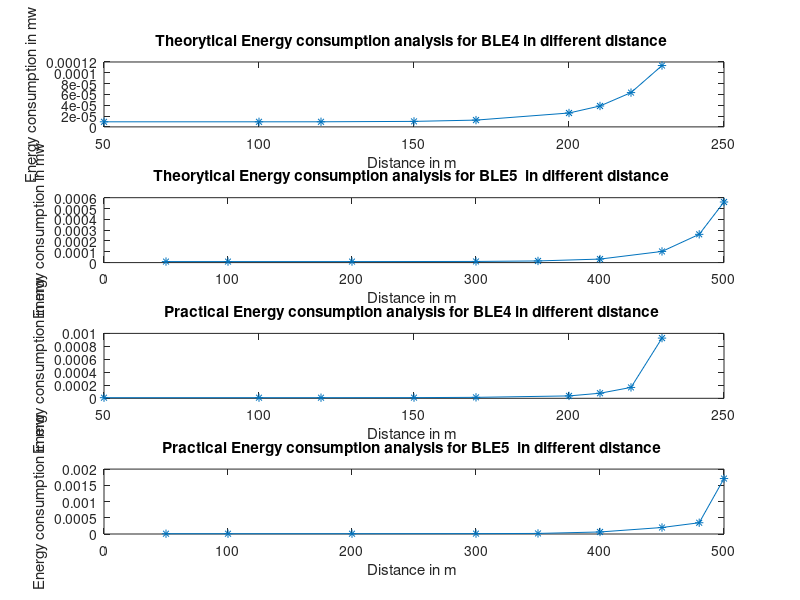
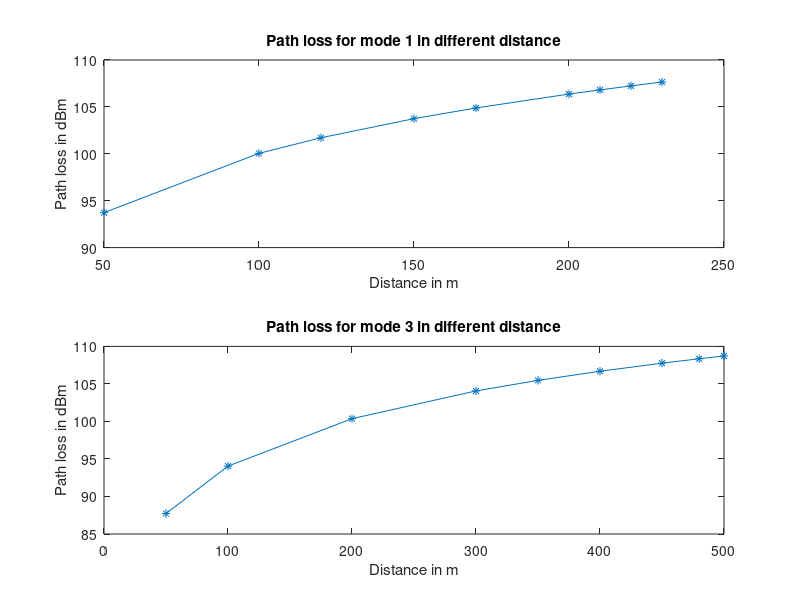
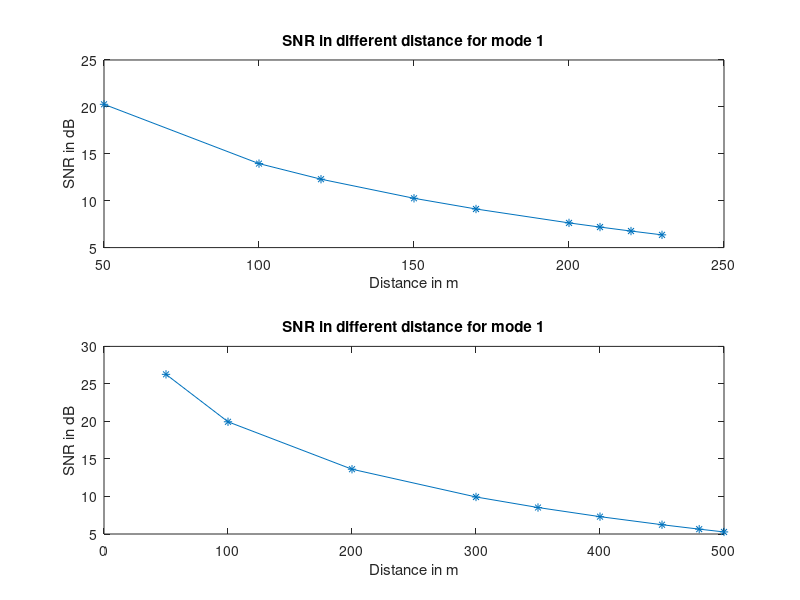
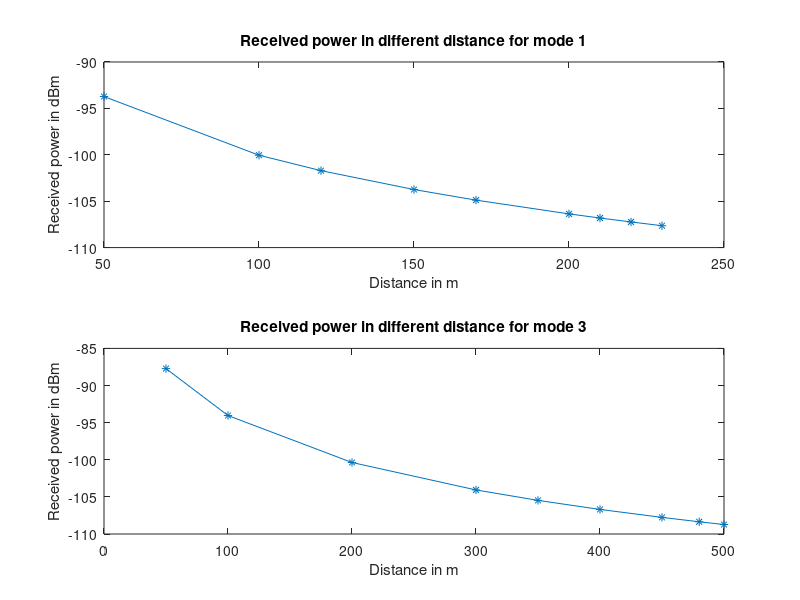

The MATLAB source for these figures, in order:

%%  Energy Efficiency Evaluation of Bluetooth 5 (BLE 5)Technology %%

clc
clear all
close all
%% PACKET LENGTH CALCULATION%%
dho =1; % Rreference distance
n = 2.1;    % path loss component
f=2.4*10^9;
c=3*10^8;
% No=-114; %dBm/1mHz
No=10.^(-114/10); %Thermal noise power in linear value
% N0 = 10*log10(1.38e-23 * 290 * 1e3) + 10*log10(1e6); %dBm, HK
% N0_lin =10.^(N0./10);%HK 
% No = N0_lin;
a= 1;% Preamble
b=4;% access address
h=2;% Header 
d=[12 14 16 18 20 22 24 26 28];% Payload
e=4;% MIC
g=3;% CRC
k= a+b+h+e+g;
x = plus(k,d); %x is packet length
%% REFERENCE PATHLOSS & PATHLOSS CALCULATION FOR BLE 4 (mode 1) AND BLE 5 (mode 3) %%
Dm3= [50 100 200 300 350 400 450 480 500];% Measurements distance for mode 3
Dm1=[50 100 120 150 170 200 210 220 230];% Measurements distance for mode 1
Imp_loss = 12; %implementation losses in dB

pldm11 = 20*log10((4*pi*dho*f)/c) + 18; %Reference path loss for mode 1 in dB
pldm1 =  pldm11+10*n*log10(Dm1/dho); %Total path loss for mode  1 in dB
pldmdBm1=pldm1;% Total path loss in dBm for mode 1, HK modified
pldmL1= 10.^(pldmdBm1/10);%Total pathloss in linear value (mw) for mode 1

pldm33 = 20*log10((4*pi*dho*f)/c) + Imp_loss; %Reference path loss for mode 3 in dB
pldm3 =  pldm33+10*n*log10(Dm3/dho); %Total path loss for mode 3 in dB
pldmdBm3 = pldm3;% Total path loss in dBm for mode 3, HK modified
pldmL3= 10.^(pldmdBm3/10);%Total pathloss in linear value (mw) for mode 3

%% REFERENCE PATH LOSS PLOTTING FOR BLE 4 (mode 1) AND BLE 5 (mode 3)  %%
figure(1)
%plot(Dm1,10*log10(pldm11),'-*');
subplot (2,1,1);
plot(Dm1,pldm11,'-*');
xlabel('Distance in m'); 
ylabel('Reference Path loss in dB'); 
title('Reference Path loss for mode 1 in different distance'); 

subplot (2,1,2);
% plot(Dm3,10*log10(pldm33),'-*');
plot(Dm3,pldm33,'-*');
xlabel('Distance in m'); 
ylabel('Reference Path loss in dB'); 
title('Reference Path loss for mode 3 in different distance'); 
%% PATHLOSS PLOTTING FOR BLE 4 (mode 1) AND BLE 5 (mode 3) %%
figure(2)
subplot (2,1,1);
plot(Dm1,pldm1,'-*');
xlabel('Distance in m'); 
ylabel('Path loss in dBm'); 
title('Path loss for mode 1 in different distance'); 

subplot (2,1,2);
plot(Dm3,pldm3,'-*');
xlabel('Distance in m'); 
ylabel('Path loss in dBm'); 
title('Path loss for mode 3 in different distance'); 

%% SNR & RECEIVED SIGNAL POWER CALCULATION FOR BLE 4 (mode 1) AND BLE 5 (mode 3)%%
tb=1e-6; %Time of transmit bit in micro second
%  ptx= 1e-3; %transmit power in miliwatt
ptxdBm=0;%dBm
ptx=10.^(0/10);% Transmit power in linear value in mw

prx1= (ptxdBm-pldmdBm1);% prx is received signal power and ptx is transmit power for mode 1 in dBm
prxL1=10.^(prx1/10);%Linear value of received signal power for mode 1
prx3=(ptxdBm-pldmdBm3);% prx is received signal power and ptx is transmit power for mode 3 in dBm
prxL3=10.^(prx3/10);%Linear value of received signal power for mode 3
Es1= prxL1.*tb;    % Energy per symbol and tb transmit bit time for mode 1 in linear
% EsL1= 10.^(Es1/10);  
Es3= prxL3.*tb;    % Energy per symbol and tb transmit bit time for mode 3 in linear
% EsL3= 10.^(Es3/10); 
SNR1=prxL1./No;          % SNR for mode 1 with linear value in mw for mode 1
SNR3=prxL3./No;          % SNR for mode 1 with linear value in mw for mode 1
%% SNR PLOTTING FOR BLE 4 (mode 1) AND BLE 5 (mode 3)%%
figure(3)
subplot (2,1,1);
plot(Dm1,10*log10(SNR1),'-*')
title('SNR in different distance for mode 1')
xlabel('Distance in m'); 
ylabel('SNR in dB')

subplot (2,1,2);
plot(Dm3,10*log10(SNR3),'-*')
title('SNR in different distance for mode 1')
xlabel('Distance in m'); 
ylabel('SNR in dB')
%% RECEIVED SIGNAL POWER PLOTTING FOR BLE 4 (mode 1) AND BLE 5 (mode 3)%%
figure(4)
subplot (2,1,1);
plot(Dm1,prx1,'-*')
title('Received power in different distance for mode 1')
xlabel('Distance in m'); 
ylabel('Received power in dBm')

subplot (2,1,2);
plot(Dm3,prx3,'-*')
title('Received power in different distance for mode 3')
xlabel('Distance in m'); 
ylabel('Received power in dBm')
%% SYMBOL ERROR RATE CALCULATION & PLOTTING FOR BLE 4 (mode 1) AND BLE 5 (mode 3)%%
SER1= 0.5*exp(-0.5.*SNR1);
SER3= 0.5*exp(-0.5.*SNR3);

figure(5)
subplot (2,1,1);
plot(Dm1,SER1,'-*')
title('Symbol Error Rate in different distance for mode 1')
xlabel('Distance in m'); 
ylabel('Symbol Error Rate (SER)')

subplot (2,1,2);
plot(Dm3,SER3,'-*')
title('Symbol Error Rate in different distance for mode 3')
xlabel('Distance in m'); 
ylabel('Symbol Error Rate (SER)')

%% PACKET ERROR RATE(PER) CALCULATION & PLOTTING FOR BLE 4 (mode 1) AND BLE 5 (mode 3)%% 

PER1=1-(1-SER1).^x;
figure(6)
subplot (2,1,1);
plot(Dm1,PER1,'-*');
xlabel('Distance in m'); 
ylabel('Packet Error Rate (PER)'); 
title('Packet Error Rate in different distance for mode 1');

PER3= 1-(1-SER3).^x;
subplot (2,1,2);
plot(Dm3,PER3,'-*');
xlabel('Distance in m'); 
ylabel('Packet Error Rate (PER)'); 
title('Packet Error Rate in different distance for mode 3');

%% ENERGY CONSUMPTION CALCULATION FOR BLE 4 (mode 1) AND BLE 5 (mode 3)%%
tb=588./10^6 ;% Time to transmit packet in seconds
PTx= 8.16./10.^3; %Transmitter power in w
PRx= 7.82./10.^3;% Receiver power in w
Dm3= [50 100 200 300 350 400 450 480 500];% Measurements distance for mode 3 (BLE 5)
Dm1=[50 100 120 150 170 200 210 220 230];% Measurements distance for mode 1  (BLE 4)

Number_of_information_bits_mode1 = 51; %Number of information bits per packet in uncoded mode/for mode 1  (BLE 4)
Number_of_information_bits_mode3 = 26; %Number of information bits per packet in coded mode/for mode 3 (BLE 5)

Number_of_received_packets_mode1 = [390  416  468  620  560 180 108 56 10]; %Number of received packets for mode 1(measurements data for BLE 4)
Number_of_received_packets_mode3 = [1006 1039  1213 990 850 240 55 32 12];%Number of received packets for mode 3(measurements data for BLE 5)

Ecd1=(PTx*tb*(1./(1-PER1)))+(PRx*tb*(1./(1-PER1)));% Theorytical Energy consumption analysis for mode 1  (BLE 4)
Ecd3=(PTx*tb*(1./(1-PER3)))+(PRx*tb*(1./(1-PER3)));% Theorytical Energy consumption analysis for mode 3 (BLE 5)
 
PER1_meas = [0   0.0003    0.0048    0.1040    0.3570    0.7446    0.8796    0.9439    0.98987];% PER practical measurements for mode 1 (BLE 4)

PER3_meas = [0.0009 0.0009 0.0041 0.2130 0.4640 0.8501 0.9531 0.9729 0.9945];% PER practical measurements for mode 3 (BLE 5)

Ecd1_measurements = (PTx*tb*(1./(1-PER1_meas)))+(PRx*tb*(1./(1-PER1_meas)));% Practical Energy consumption analysis for mode 1 (BLE 4)
Ecd3_measurements =(PTx*tb*(1./(1-PER3_meas)))+(PRx*tb*(1./(1-PER3_meas))) ; % Practical Energy consumption analysis for mode 3 (BLE 5)

Ecd1_per_info_bits = Ecd1_measurements / (Number_of_information_bits_mode1*Number_of_received_packets_mode1);% Energy consumption per information bit for mode 1 (BLE 4)
Ecd3_per_info_bits = Ecd3_measurements / (Number_of_information_bits_mode3*Number_of_received_packets_mode3); % Energy consumption per information bit for mode 3 (BLE 5)
% for mode 1

Su1= Number_of_information_bits_mode1.*x.*8% For  mode 1 (BLE 4)  
Su3= Number_of_information_bits_mode1.*x.*8% For  mode 3 (BLE 5) 
    

%% THEORYTICAL  ANALYSIS OF ENERGY CONSUMPTION MODEL PLOTTING FOR BLE 4 (mode 1) AND BLE 5 (mode 3)%%
figure(1)
subplot (4,1,1);
plot(Dm1,Ecd1,'-*')
title('Theorytical Energy consumption analysis for BLE4 in different distance ')
xlabel('Distance in m ') % x-axis label
ylabel('Energy consumption in mw') % y-axis label

subplot (4,1,2);
plot(Dm3,Ecd3,'-*')
title('Theorytical Energy consumption analysis for BLE5  in different distance ')
xlabel('Distance in m ') % x-axis label
ylabel('Energy consumption in mw') % y-axis label
%% PRACTICAL ANALYSIS OF ENERGY CONSUMPTION MODEl PLOTTING FOR BLE 4 (mode 1) AND BLE 5 (mode 3)%%

subplot (4,1,3);
plot(Dm1,Ecd1_measurements,'-*')
title('Practical Energy consumption analysis for BLE4 in different distance ')
xlabel('Distance in m ') % x-axis label
ylabel('Energy consumption in mw') % y-axis label

subplot (4,1,4);
plot(Dm3,Ecd3_measurements,'-*')
title('Practical Energy consumption analysis for BLE5  in different distance ')
xlabel('Distance in m ') % x-axis label
ylabel('Energy consumption in mw') % y-axis label
%% ENERGY CONSUMPTION PER INFORMATION BIT FOR BLE 4 (mode 1) AND BLE 5 (mode 3)%%
figure(8)
% plot(Dm1,Ecd1_per_info_bits,'-*')
subplot (2,1,1);
plot(Dm1,Su1,'-*')
title('Energy consumption per information bit for BLE4 in different distance ')
xlabel('Distance in m ') % x-axis label
ylabel('Energy consumption in mw') % y-axis label

subplot (2,1,2);
% plot(Dm3,Ecd3_per_info_bits,'-*')
plot(Dm3,Su3,'-*')
title('Energy consumption per information bit for BLE5 in different distance ')
xlabel('Distance in m ') % x-axis label
ylabel('Energy consumption in mw') % y-axis label

